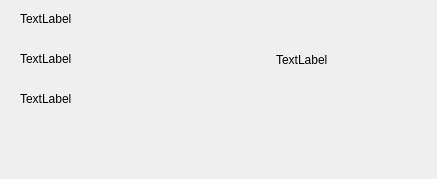
<?xml version="1.0" encoding="UTF-8"?>
<ui version="4.0">
 <class>Dialog</class>
 <widget class="QDialog" name="Dialog">
  <property name="geometry">
   <rect>
    <x>0</x>
    <y>0</y>
    <width>437</width>
    <height>179</height>
   </rect>
  </property>
  <property name="windowTitle">
   <string>Dialog</string>
  </property>
  <widget class="QLabel" name="label_Init">
   <property name="geometry">
    <rect>
     <x>20</x>
     <y>10</y>
     <width>191</width>
     <height>17</height>
    </rect>
   </property>
   <property name="text">
    <string>TextLabel</string>
   </property>
  </widget>
  <widget class="QLabel" name="label_Connect">
   <property name="geometry">
    <rect>
     <x>20</x>
     <y>50</y>
     <width>181</width>
     <height>17</height>
    </rect>
   </property>
   <property name="text">
    <string>TextLabel</string>
   </property>
  </widget>
  <widget class="QLabel" name="label_serviceConnect">
   <property name="geometry">
    <rect>
     <x>20</x>
     <y>90</y>
     <width>171</width>
     <height>17</height>
    </rect>
   </property>
   <property name="text">
    <string>TextLabel</string>
   </property>
  </widget>
  <widget class="QLabel" name="label_Relay">
   <property name="geometry">
    <rect>
     <x>276</x>
     <y>50</y>
     <width>101</width>
     <height>20</height>
    </rect>
   </property>
   <property name="text">
    <string>TextLabel</string>
   </property>
  </widget>
 </widget>
 <layoutdefault spacing="6" margin="11"/>
 <resources/>
 <connections/>
</ui>
